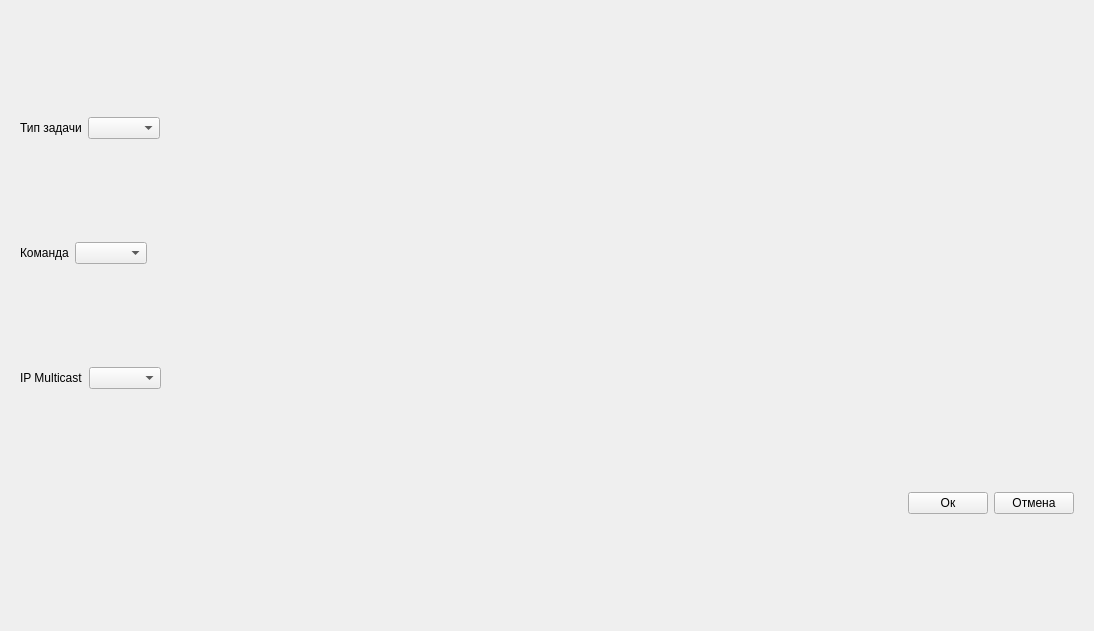
<?xml version="1.0" encoding="UTF-8"?>
<ui version="4.0">
 <class>Form</class>
 <widget class="QWidget" name="Form">
  <property name="geometry">
   <rect>
    <x>0</x>
    <y>0</y>
    <width>1094</width>
    <height>631</height>
   </rect>
  </property>
  <property name="windowTitle">
   <string>Form</string>
  </property>
  <layout class="QVBoxLayout" name="verticalLayout_3">
   <item>
    <widget class="QStackedWidget" name="stackedWidget">
     <property name="currentIndex">
      <number>1</number>
     </property>
     <widget class="QWidget" name="page">
      <layout class="QVBoxLayout" name="verticalLayout">
       <item>
        <layout class="QHBoxLayout" name="horizontalLayout">
         <item>
          <widget class="QLabel" name="label">
           <property name="text">
            <string>Тип задачи</string>
           </property>
          </widget>
         </item>
         <item>
          <widget class="QComboBox" name="comboBox"/>
         </item>
         <item>
          <spacer name="horizontalSpacer">
           <property name="orientation">
            <enum>Qt::Horizontal</enum>
           </property>
           <property name="sizeHint" stdset="0">
            <size>
             <width>308</width>
             <height>20</height>
            </size>
           </property>
          </spacer>
         </item>
        </layout>
       </item>
       <item>
        <layout class="QHBoxLayout" name="horizontalLayout_6">
         <item>
          <layout class="QHBoxLayout" name="horizontalLayout_3">
           <item>
            <widget class="QLabel" name="label_3">
             <property name="text">
              <string>Получатели</string>
             </property>
            </widget>
           </item>
           <item>
            <widget class="QComboBox" name="comboBox_2"/>
           </item>
          </layout>
         </item>
         <item>
          <spacer name="horizontalSpacer_2">
           <property name="orientation">
            <enum>Qt::Horizontal</enum>
           </property>
           <property name="sizeHint" stdset="0">
            <size>
             <width>308</width>
             <height>20</height>
            </size>
           </property>
          </spacer>
         </item>
        </layout>
       </item>
       <item>
        <layout class="QHBoxLayout" name="horizontalLayout_7">
         <item>
          <layout class="QHBoxLayout" name="horizontalLayout_4">
           <item>
            <widget class="QLabel" name="label_2">
             <property name="text">
              <string>Кол-во пакетов</string>
             </property>
            </widget>
           </item>
           <item>
            <widget class="QSpinBox" name="spinBox"/>
           </item>
          </layout>
         </item>
         <item>
          <spacer name="horizontalSpacer_3">
           <property name="orientation">
            <enum>Qt::Horizontal</enum>
           </property>
           <property name="sizeHint" stdset="0">
            <size>
             <width>308</width>
             <height>20</height>
            </size>
           </property>
          </spacer>
         </item>
        </layout>
       </item>
       <item>
        <layout class="QHBoxLayout" name="horizontalLayout_8">
         <item>
          <widget class="QLabel" name="label_4">
           <property name="text">
            <string>IP Multicast</string>
           </property>
          </widget>
         </item>
         <item>
          <widget class="QComboBox" name="comboBox_3"/>
         </item>
         <item>
          <spacer name="horizontalSpacer_4">
           <property name="orientation">
            <enum>Qt::Horizontal</enum>
           </property>
           <property name="sizeHint" stdset="0">
            <size>
             <width>308</width>
             <height>20</height>
            </size>
           </property>
          </spacer>
         </item>
        </layout>
       </item>
       <item>
        <layout class="QHBoxLayout" name="horizontalLayout_2">
         <item>
          <spacer name="horizontalSpacer_5">
           <property name="orientation">
            <enum>Qt::Horizontal</enum>
           </property>
           <property name="sizeHint" stdset="0">
            <size>
             <width>518</width>
             <height>20</height>
            </size>
           </property>
          </spacer>
         </item>
         <item>
          <widget class="QPushButton" name="pushButton">
           <property name="text">
            <string>Ок</string>
           </property>
          </widget>
         </item>
         <item>
          <widget class="QPushButton" name="pushButton_2">
           <property name="text">
            <string>Отмена</string>
           </property>
          </widget>
         </item>
        </layout>
       </item>
      </layout>
     </widget>
     <widget class="QWidget" name="page_2">
      <layout class="QVBoxLayout" name="verticalLayout_2">
       <item>
        <layout class="QHBoxLayout" name="horizontalLayout_5">
         <item>
          <widget class="QLabel" name="label_5">
           <property name="text">
            <string>Тип задачи</string>
           </property>
          </widget>
         </item>
         <item>
          <widget class="QComboBox" name="comboBox_4"/>
         </item>
         <item>
          <spacer name="horizontalSpacer_6">
           <property name="orientation">
            <enum>Qt::Horizontal</enum>
           </property>
           <property name="sizeHint" stdset="0">
            <size>
             <width>308</width>
             <height>20</height>
            </size>
           </property>
          </spacer>
         </item>
        </layout>
       </item>
       <item>
        <layout class="QHBoxLayout" name="horizontalLayout_11">
         <item>
          <widget class="QLabel" name="label_7">
           <property name="text">
            <string>Команда</string>
           </property>
          </widget>
         </item>
         <item>
          <widget class="QComboBox" name="comboBox_6"/>
         </item>
         <item>
          <spacer name="horizontalSpacer_8">
           <property name="orientation">
            <enum>Qt::Horizontal</enum>
           </property>
           <property name="sizeHint" stdset="0">
            <size>
             <width>800</width>
             <height>20</height>
            </size>
           </property>
          </spacer>
         </item>
        </layout>
       </item>
       <item>
        <layout class="QHBoxLayout" name="horizontalLayout_9">
         <item>
          <widget class="QLabel" name="label_6">
           <property name="text">
            <string>IP Multicast</string>
           </property>
          </widget>
         </item>
         <item>
          <widget class="QComboBox" name="comboBox_5"/>
         </item>
         <item>
          <spacer name="horizontalSpacer_7">
           <property name="orientation">
            <enum>Qt::Horizontal</enum>
           </property>
           <property name="sizeHint" stdset="0">
            <size>
             <width>308</width>
             <height>20</height>
            </size>
           </property>
          </spacer>
         </item>
        </layout>
       </item>
       <item>
        <layout class="QHBoxLayout" name="horizontalLayout_10">
         <item>
          <spacer name="horizontalSpacer_9">
           <property name="orientation">
            <enum>Qt::Horizontal</enum>
           </property>
           <property name="sizeHint" stdset="0">
            <size>
             <width>548</width>
             <height>20</height>
            </size>
           </property>
          </spacer>
         </item>
         <item>
          <widget class="QPushButton" name="pushButton_3">
           <property name="text">
            <string>Ок</string>
           </property>
          </widget>
         </item>
         <item>
          <widget class="QPushButton" name="pushButton_4">
           <property name="text">
            <string>Отмена</string>
           </property>
          </widget>
         </item>
        </layout>
       </item>
      </layout>
     </widget>
    </widget>
   </item>
  </layout>
 </widget>
 <resources/>
 <connections/>
</ui>
